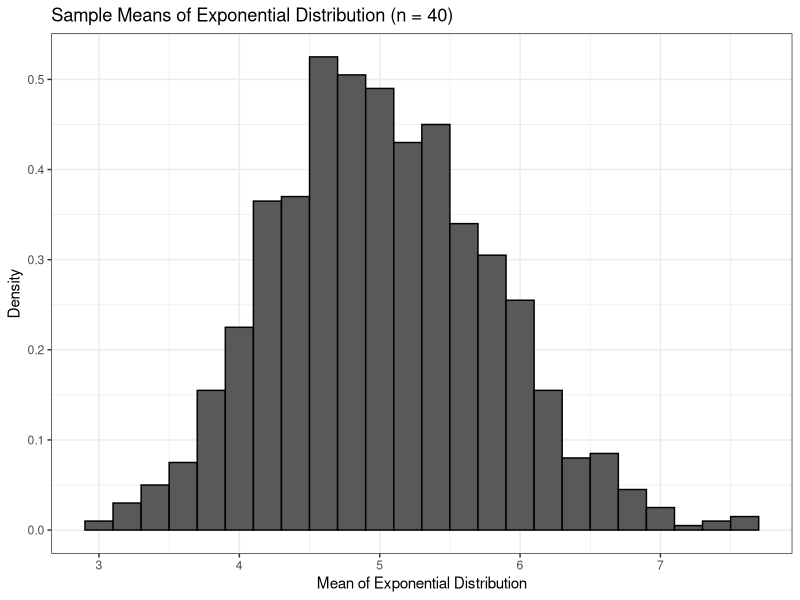
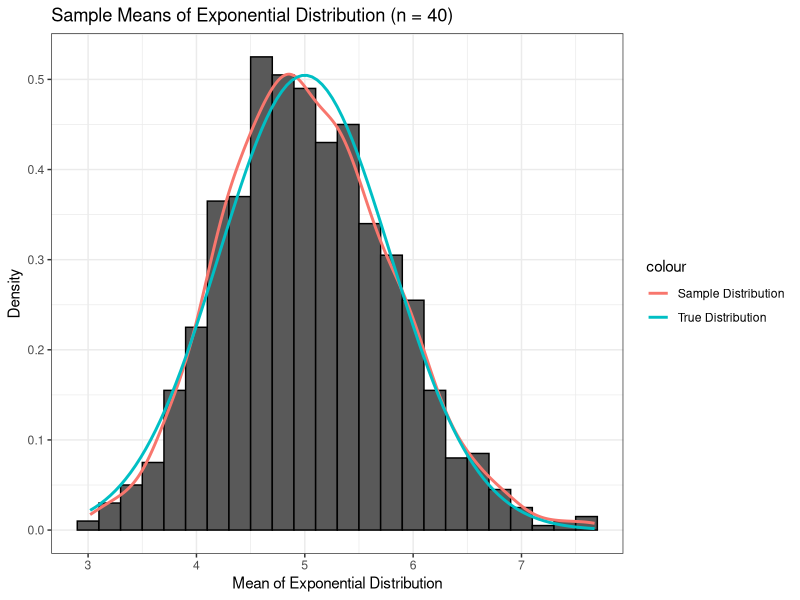

Write R code to recreate these figures, in order.
## ---- chunk 1
knitr::opts_chunk$set(echo = TRUE)
## ---- chunk 2
#Constants
lambda <- 0.2
num_sim <- 1000
n <- 40
## ---- chunk 3
# Set seed
set.seed(2001)
# 1000 sets of means of 40 exponential distribution
means <- NULL
for (i in 1 : num_sim) {
        means <- c(means, mean(rexp(n,lambda)))
}

means <- data.frame(means)
## ---- chunk 4
library(ggplot2)
library(knitr)
## ---- chunk 5
# Setting up ggplot
g <- ggplot(data = means, aes(x = means))
g <- g + geom_histogram(binwidth = lambda,
                        color = "black", aes(y = ..density..))
g <- g + theme_bw()
g <- g + labs(title = "Sample Means of Exponential Distribution (n = 40)",
              x = "Mean of Exponential Distribution",
              y = "Density")
# output plot
print(g)
## ---- chunk 6
# Assigning mean variable
sampleMean <- mean(means$means)
trueMean <- 1/lambda
# Printthe output 
sprintf("Sample mean: %.3f", sampleMean)
sprintf("Theoretical mean: %.3f", trueMean)
## ---- chunk 7
# Assign variance variable
sampleVariance <- sd(means$means)^2
trueVariance <- 1/(lambda^2 * n)
# Print the output
sprintf("Sample Variance: %.3f", sampleVariance)
sprintf("Theoretical Variance: %.3f", trueVariance)
## ---- chunk 8
# Continue with the plot that we produced earlier
g <- g + geom_line(aes(y = ..density.., col = "Sample Distribution"),
                   stat = "density", size = 1)

g <- g + stat_function(fun=dnorm,
                       args=list(mean=trueMean, sd=sqrt(trueVariance)),
                       aes(col = "True Distribution"), size = 1)
# Output plot
print(g)
## ---- chunk 9
# Form a data frame
output <- data.frame(c("Mean","Variance"), c(trueMean, trueVariance), round(c(sampleMean,sampleVariance), 3))
colnames(output) <- c("Statistic", "True Value", "Sample Value")

# output as a nice table
kable(output)
